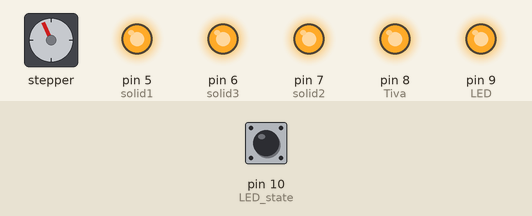
Simulated run of this sketch. Board: Arduino Uno, built with avr-gcc and run on an emulated ATmega328P. On the bench: stepper motor, output pins drawn as LEDs (lit = HIGH). Wiring (inferred from the names in the program): stepper motor driver (200 steps per turn assumed): step pin 3; direction pin 4. Inputs (shaded band) come from the test bench; at power-on: pin 10 (LED_state) HIGH. Pins used as bus, display or sensor lines are not drawn.

Above: at 9.2 s.
9.3 s: pin 10 (LED_state) pulled LOW for 0.15 s
At 9.65 s:
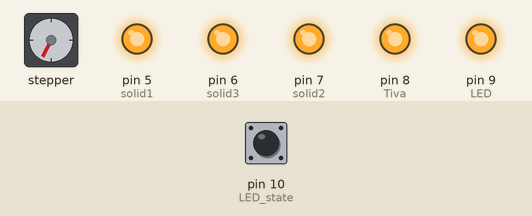
12.3 s: pin 10 (LED_state) pulled LOW for 1 s
At 12.65 s:
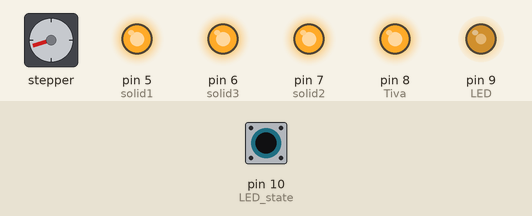
15.8 s: pin 10 (LED_state) pulled LOW for 0.15 s
At 15.95 s:
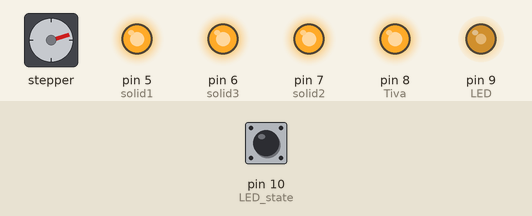
18.9 s: pin 10 (LED_state) pulled LOW for 3.2 s
At 19.25 s:
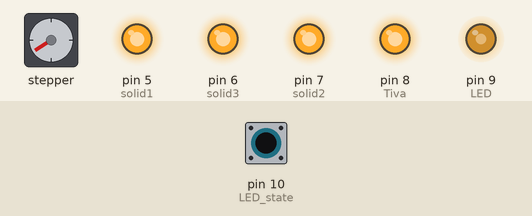
23.6 s: pin 10 (LED_state) pulled LOW for 3.2 s
At 24.05 s:
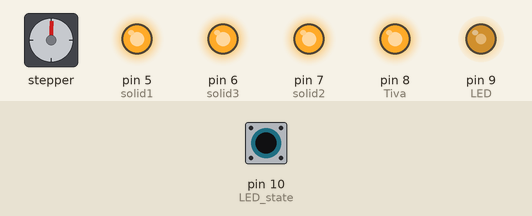
28.3 s: pin 10 (LED_state) driven LOW
At 28.85 s:
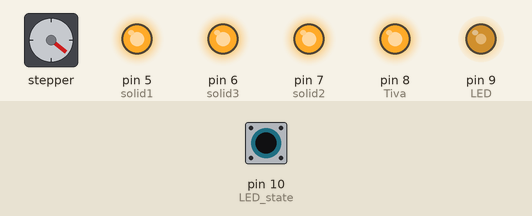
Timing chart, 0 to 34.1 s (numbered marks = the images above; inputs shaded):
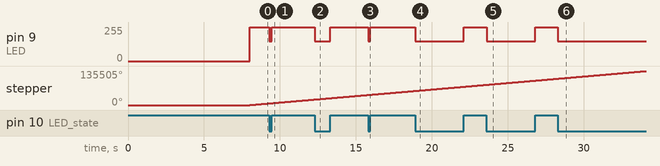

Measured:
- after the input at 9.3 s, pin 9 (LED): 255/255 → 150/255 at once, → 255/255 0.15 s later
- after the input at 12.3 s, pin 9 (LED): 255/255 → 150/255 at once, → 255/255 1.0 s later
- after the input at 15.8 s, pin 9 (LED): 255/255 → 150/255 at once, → 255/255 0.15 s later
- after the input at 18.9 s, pin 9 (LED): 255/255 → 150/255 at once, → 255/255 3.2 s later
- after the input at 23.6 s, pin 9 (LED): 255/255 → 150/255 at once, → 255/255 3.2 s later
- after the input at 28.3 s, pin 9 (LED): 255/255 → 150/255 at once

The sketch:

Safety_Control.ino
```cpp
int step_pin = 3;
int dir_pin = 4;
int solid1 = 5;
int solid2 = 7;
int solid3 = 6;
int Tiva = 8;
int LED = 9;
int LED_state = 10;

void setup() {
  pinMode(LED, OUTPUT);
  pinMode(step_pin, OUTPUT);
  pinMode(dir_pin, OUTPUT);
  pinMode(solid1, OUTPUT);
  pinMode(solid2, OUTPUT);
  pinMode(solid3, OUTPUT);
  pinMode(Tiva, OUTPUT);
  pinMode(LED_state, INPUT_PULLUP);
  digitalWrite(dir_pin, HIGH);

  delay(2000);
  digitalWrite(solid1, HIGH);

  delay(2000);
  digitalWrite(solid2, HIGH);

  delay(2000);
  digitalWrite(solid3, HIGH);

  delay(2000);
  digitalWrite(Tiva, HIGH);
}

void loop() {
  if (digitalRead(LED_state) == HIGH) {
    analogWrite(LED,255);//255
  } else {
    analogWrite(LED, 150);//150
  }
  digitalWrite(step_pin, HIGH);
  delayMicroseconds(90);

  digitalWrite(step_pin, LOW);
  delayMicroseconds(3750 / 16);

}
```
